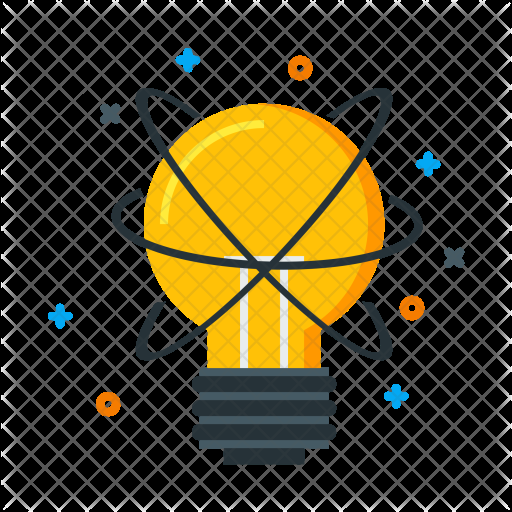
#> input picture Geom/idea.png, 512 x 512 px
$ python Rotation.py
#> lines starting #> are read from the running program, lines starting #| are printed output that depends on the picture
import cv2
import numpy as np

src = cv2.imread('idea.png')
#> src is the input picture: shape (512, 512, 3); mean B, G, R 32.6, 61, 69.6
rows, cols = src.shape[:2]
#> rows = 512; cols = 512

M = cv2.getRotationMatrix2D((cols / 2, rows / 2), 70, 1)
dst = cv2.warpAffine(src, M, (cols, rows))
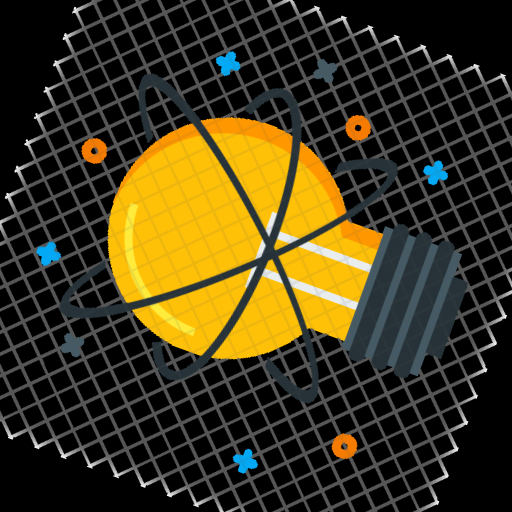
#> dst: shape (512, 512, 3); mean B, G, R 28.1, 56.4, 65

cv2.imshow('idea.png', src)
cv2.imshow('Rotate', dst)
cv2.waitKey()
